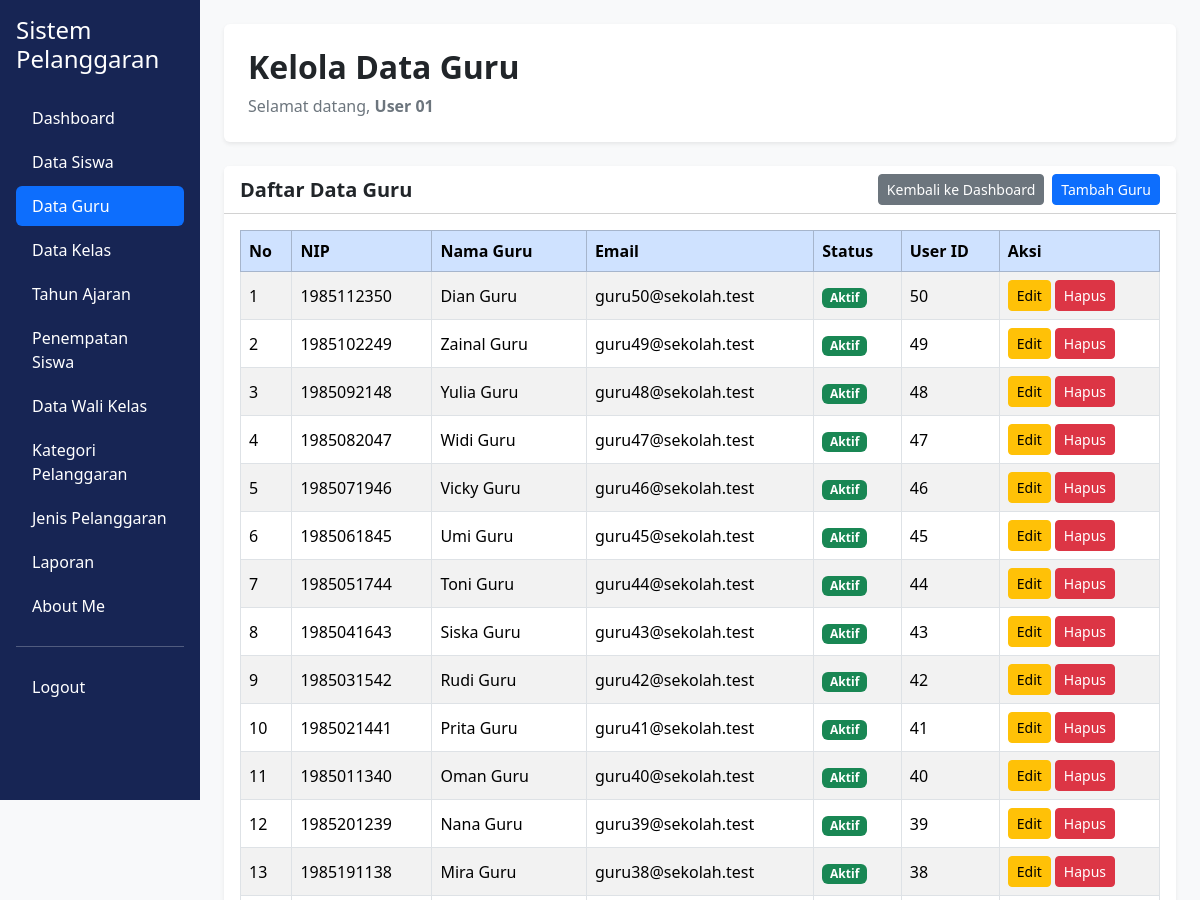
The page /data_guru.php (signed in, upper part) on the database as committed earlier.
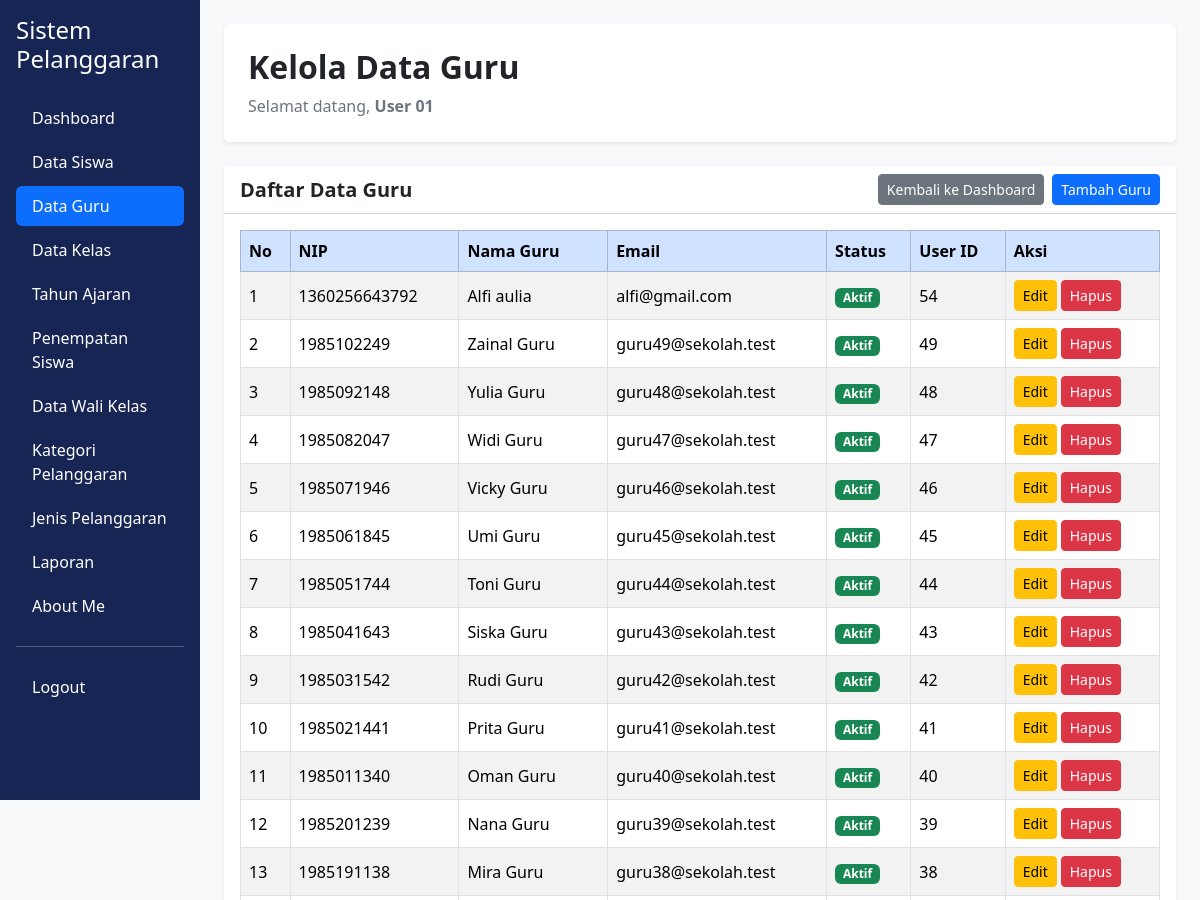
The same page on the database as committed later.
### tables this page shows
CREATE TABLE `t_guru` (
  `id` int(11) NOT NULL,
  `nip` varchar(30) NOT NULL,
  `nama` varchar(150) NOT NULL,
  `email` varchar(150) NOT NULL,
  `status_aktif` tinyint(1) NOT NULL,
  `user_id` int(11) NOT NULL,
  `created_at` timestamp NOT NULL DEFAULT current_timestamp(),
  `updated_at` timestamp NOT NULL DEFAULT current_timestamp()
);

### data_guru.php (the view, shortened to what the changed rows need)
<?php
include 'config/koneksi.php';
$query = mysqli_query(
    $koneksi,
    "SELECT * FROM t_guru ORDER BY id DESC"
);
?>
<!DOCTYPE html>
<html lang="id">
<head>
    <link href="https://cdn.jsdelivr.net/npm/bootstrap@5.3.8/dist/css/bootstrap.min.css"
          rel="stylesheet">
    <link rel="stylesheet"
          href="https://cdn.datatables.net/3.1.4/css/dataTables.dataTables.min.css">
</head>
<body class="bg-light">
<div class="container-fluid">
    <div class="row">
        <main class="col-md-9 col-lg-10 offset-md-3 offset-lg-2 p-4">
            <div class="bg-white rounded shadow-sm p-4 mb-4">
                <h2 class="fw-bold">Kelola Data Guru</h2>
            </div>
            <div class="card shadow-sm border-0">
                <div class="card-body">
                    <div class="table-responsive">
                        <table id="tabelGuru"
                               class="table table-bordered table-striped table-hover align-middle">
                            <thead class="table-primary">
                                <tr>
                                    <th>No</th>
                                    <th>NIP</th>
                                    <th>Nama Guru</th>
                                    <th>Email</th>
                                    <th>Status</th>
                                    <th>User ID</th>
                                    <th>Aksi</th>
                                </tr>
                            </thead>
                            <tbody>
                            <?php
                            $no = 1;
                            if ($query && mysqli_num_rows($query) > 0) {
                                while ($data = mysqli_fetch_assoc($query)) {
                            ?>
                                <tr>
                                    <td><?= $no++; ?></td>
                                    <td>
                                        <?= htmlspecialchars($data['nip'] ?? '-'); ?>
                                    </td>
                                    <td>
                                        <?= htmlspecialchars($data['nama'] ?? '-'); ?>
                                    </td>
                                    <td>
                                        <?= htmlspecialchars($data['email'] ?? '-'); ?>
                                    </td>
                                    <td>
                                        <?php if (($data['status_aktif'] ?? 0) == 1) { ?>
                                            <span class="badge bg-success">Aktif</span>
                                        <?php } else { ?>
                                            <span class="badge bg-secondary">Tidak Aktif</span>
                                        <?php } ?>
                                    </td>
                                    <td>
                                        <?= htmlspecialchars((string)($data['user_id'] ?? '-')); ?>
                                    </td>
                                    <td>
                                        <div class="d-flex gap-1">
                                            <a href="edit_guru.php?id=<?= urlencode($data['id']); ?>"
                                               class="btn btn-warning btn-sm">
                                                Edit
                                            </a>
                                            <a href="hapus_guru.php?id=<?= urlencode($data['id']); ?>"
                                               class="btn btn-danger btn-sm"
                                               onclick="return confirm('Yakin ingin menghapus data guru ini?')">
                                                Hapus
                                            </a>
                                        </div>
                                    </td>
                                </tr>
                            <?php
                                }
                            } ?>
                            </tbody>
                        </table>
                    </div>
                </div>
            </div>
        </main>
    </div>
</div>
</body>
</html>

Rows that differ between the two databases and show on the page:
removed t_guru: nip "1985112350", nama "Dian Guru", email "guru50@sekolah.test", status_aktif "Aktif", user "50"
added t_guru: nip "1360256643792", nama "Alfi aulia", email "alfi@gmail.com", status_aktif "Aktif", user "54"
